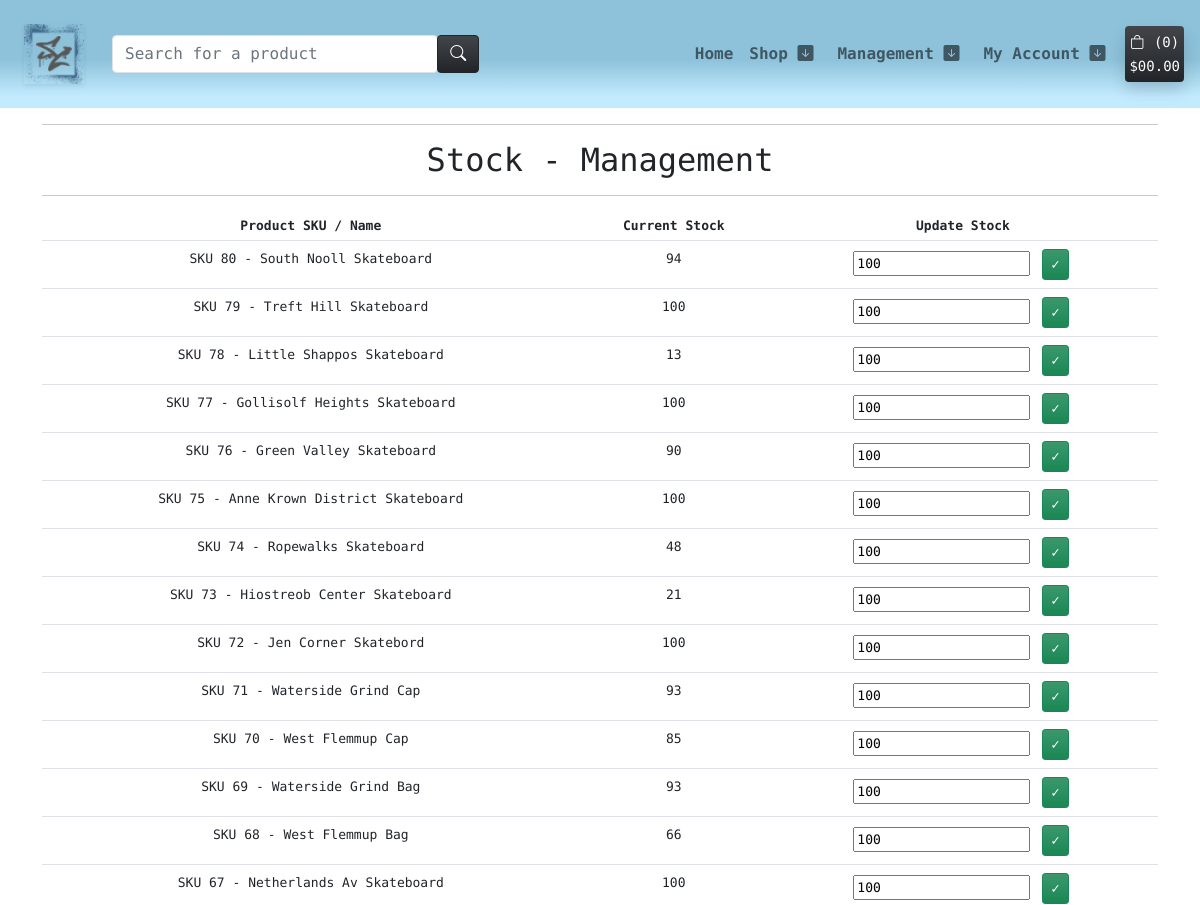
/management/stock-control/ (signed in, upper part), run on an earlier commit of the app's database.
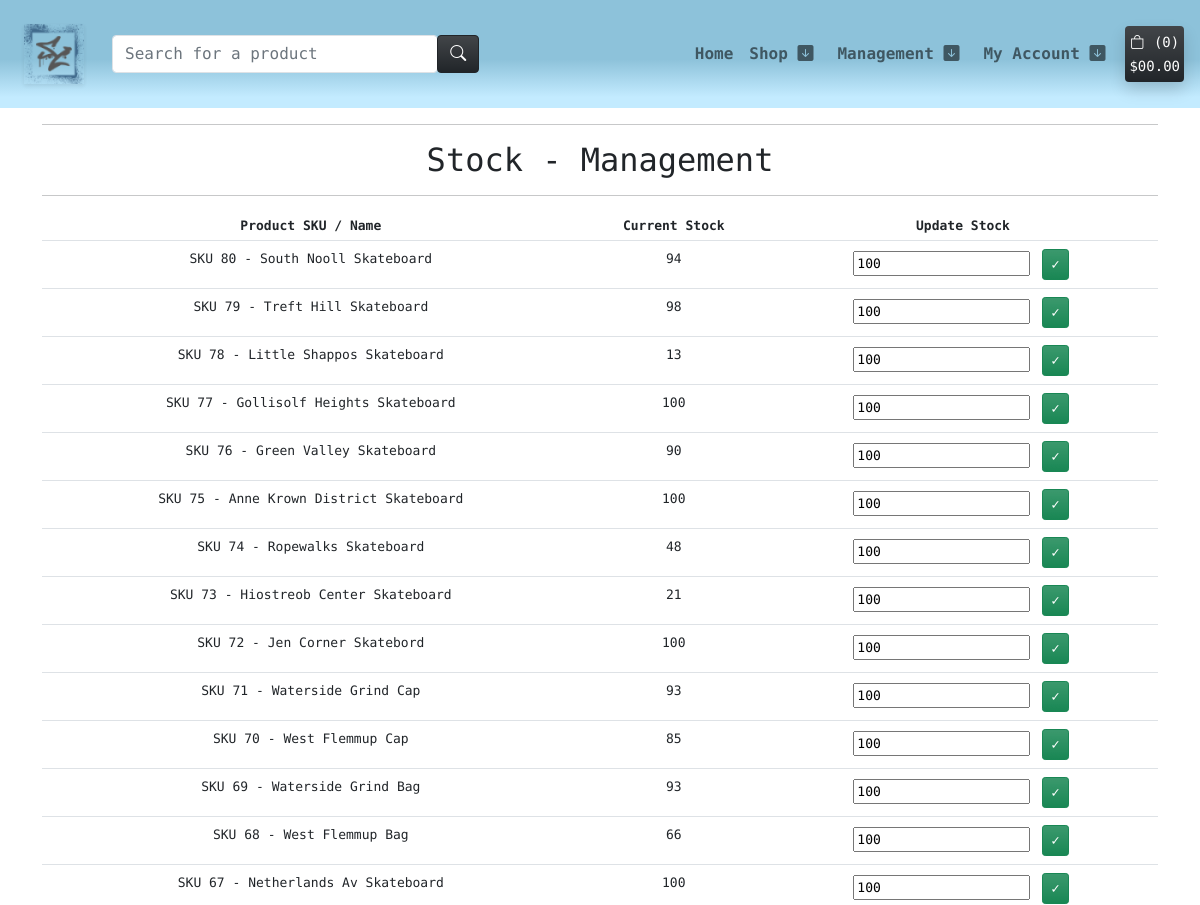
And on a later commit of the database.
### products/models.py (models this page shows, shortened)
class Product(models.Model):
    sku = models.SmallAutoField(primary_key=True)
    name = models.CharField(max_length=150, unique=True)
    release_date = models.DateTimeField(auto_now_add=True)
    category = models.ForeignKey('Category', null=True, blank=True,
                                 on_delete=models.SET_NULL)
    quantity_available = models.IntegerField(default=100,
                                             validators=[MinValueValidator(0)]
                                             )
    description = models.TextField()
    price = models.DecimalField(max_digits=6, decimal_places=2)
    offer = models.ForeignKey(Offer, null=True, blank=True,
                              on_delete=models.SET_NULL)
    discount = models.DecimalField(max_digits=6, decimal_places=2,
                                   null=True, blank=True)
    product_image = models.ImageField(null=True, blank=True)
    product_image_url = models.URLField(max_length=1024, null=True, blank=True)
    slug = models.SlugField(max_length=254, null=True, blank=True, unique=True)
    class Meta:
        ordering = ['-release_date']

### management/views.py (the view)
# urls.py: path('stock-control/', views.stock_control, name='stock_control'),
@login_required
def stock_control(request):
    product_list = Product.objects.all()
    form = StockForm()
    if not request.user.is_superuser:
        messages.error(request, 'Sorry, only store owners can view this page.')
        return redirect(reverse('home'))
    context = {
        'product_list': product_list,
        'form': form,
    }
    return render(request, 'management/admin_stock.html', context)

### management/forms.py
class StockForm(forms.ModelForm):
    class Meta:
        model = Product
        fields = [
            'quantity_available'
        ]

### templates/management/admin_stock.html (shortened to what this page needs)
{% extends "base.html" %}
{% load i18n %}
{% block content %}
<div class="container text-center">
    <hr>
    <h2 class="m-2">Stock - Management</h2>
    <hr>
</div>
{% load account %}
<div class="container text-center">
    <div class="row">
        <div class="col table-responsive">
            <table class="table table-sm table-borderless" style="font-size: 13px;">
                <thead>
                    <tr class="border-bottom">
                        <th>Product SKU / Name</th>
                        <th>Current Stock</th>
                        <th>Update Stock</th>
                    </tr>
                </thead>
                <tbody>
                    {% for product in product_list %}
                        <tr class="border-bottom">
                            <td class="pt-2">SKU {{ product.sku }} - {{ product.name }}</td>
                            <td class="pt-2">{{ product.quantity_available }}</td>
                            <td>
                                <form method="POST" action="{% url 'update_stock' product.slug %}">
                                    {% for field in form %}
                                        {{ field }}
                                    {% endfor %}
                                    <input class="btn btn-sm btn-success m-1 bg-gradient" type="submit" value="&#x2713">
                                </form>
                            </td>
                        </tr>
                    {% endfor %}
                </tbody>
            </table>
        </div>
    </div>
</div>
{%endblock%}

What changed in the data, as far as the page shows it:
changed Product "Treft Hill Skateboard": quantity_available "100" → "98"
